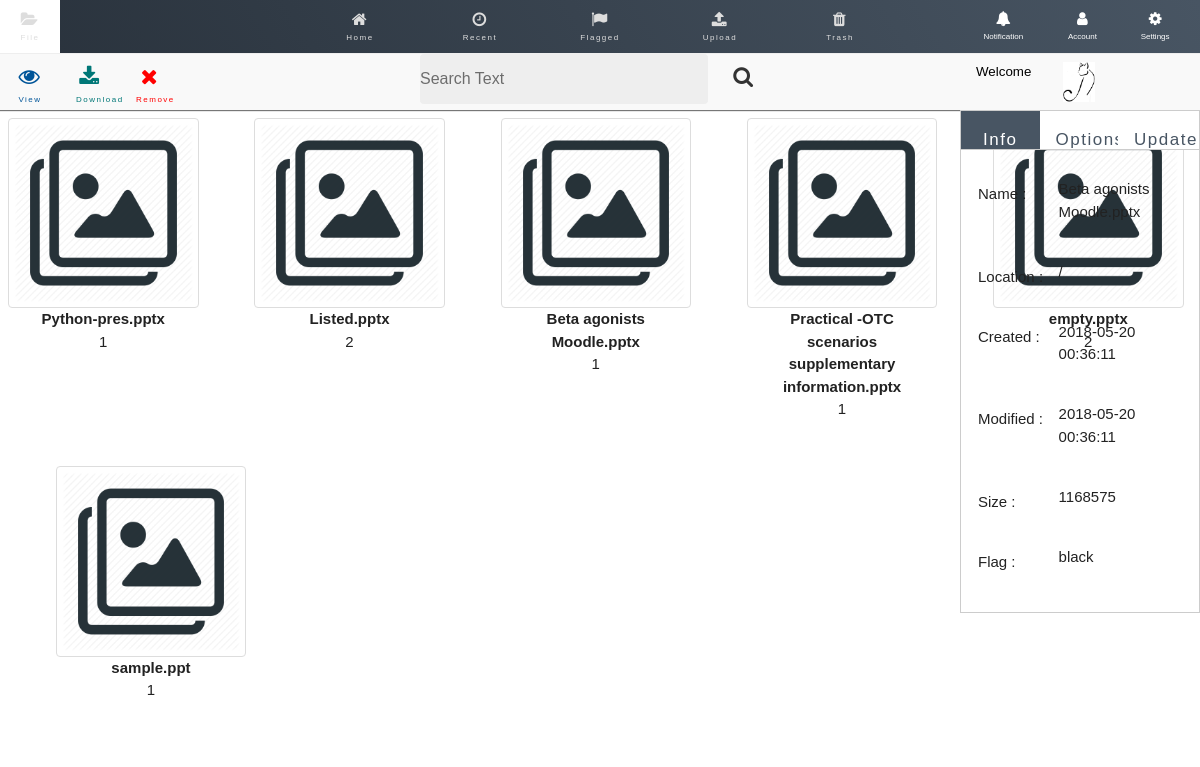
The page /?/Welcome/summon/home&id=7 on the database its author committed.
### tables this page shows
CREATE TABLE `wc_file` (
  `id` int(11) NOT NULL AUTO_INCREMENT,
  `name` varchar(256) NOT NULL,
  `extension` varchar(5) NOT NULL,
  `location` varchar(256) DEFAULT '',
  `created` datetime DEFAULT CURRENT_TIMESTAMP,
  `modified` datetime DEFAULT CURRENT_TIMESTAMP,
  `fsize` int(11) NOT NULL,
  `flag` int(11) NOT NULL DEFAULT '1',
  `member` int(11) NOT NULL,
  `active` tinyint(2) DEFAULT '1',
  `thumbnail` int(11) DEFAULT '1',
  `author` varchar(100) DEFAULT NULL,
  `category` varchar(100) DEFAULT NULL,
  `contentype` varchar(100) DEFAULT NULL,
  PRIMARY KEY (`id`),
  KEY `flag` (`flag`),
  KEY `member` (`member`)
);

CREATE TABLE `wc_flag` (
  `id` int(11) NOT NULL AUTO_INCREMENT,
  `name` varchar(30) NOT NULL,
  `color` varchar(7) NOT NULL,
  PRIMARY KEY (`id`),
  UNIQUE KEY `name` (`name`),
  UNIQUE KEY `color` (`color`)
);

### sites/controller/welcome.php (called while the page is built, shortened)
<?php
class Welcome extends \Epiqworx\Concrete\Controller
{
	function summon($option) {
		$this->render();
	}
}
?>

### epiqworx/concrete/router.php (called while the page is built, shortened)
<?php
class Router {
    private $controller = '';
    private $method = '';
    private $params = [];
    function __construct() {
        $url = $this->uri();
        if (count($url) == 0) {
            $this->controller = WEBDFLTCLASS;
            $this->method = WEBDFLTMETHOD;
            $this->controller = new $this->controller();
        } else {
            $this->controller = new $this->controller();
            unset($url[0]);
            unset($url[1]);
            $this->params = $url ? array_values($url) : [];
        }
        call_user_func_array([$this->controller, $this->method], $this->params);
    }
    private function uri() {
        $uri = explode("/", $this->getRequest());
        if ($uri[0] === NULL | $uri[0] === "" | $uri[0] === "/") {
            unset($uri[0]);
        }
        $uri = array_values($uri);
        return array_values($uri);
    }
    private function setFileClass($classObj) {
        if (is_readable(WEBCONTROLLER . strtolower($classObj) . '.php')) {
            $this->controller = $classObj;
        } else {
            \Epiqworx\Abstraction\Glitch::e404("Class : " . $classObj . " Does Not Exist <br>");
        }
    }
    private function setMethod($classObj, $method) {
        if (!is_null($method)) {
            if (method_exists($classObj, $method)) {
                $this->method = $method;
            } else {
               \Epiqworx\Abstraction\Glitch::e404("Method : " . $method . " Does Not Exist <br>");
            }
        } else {
           \Epiqworx\Abstraction\Glitch::e404("Method : " . $method . " Is Not Set <br>");
        }
    }
    private function getRequest() {
        $urlArray = explode("?", filter_var($_SERVER["REQUEST_URI"], FILTER_SANITIZE_URL));
        if(!isset($urlArray[1])) { return ''; }
        else { return $urlArray[1]; }
    }
}
?>

### index.php (called while the page is built, shortened)
<?php
new Epiqworx\Concrete\Router();
?>

### epiqworx/abstraction/dbhandler.php (called while the page is built, shortened)
<?php
abstract class DBHandler {
	private static $connection;
    private static function GetConnection() {
        self::$connection = mysqli_connect('localhost', 'root', '');
		return self::$connection;
    }
    public static function DQLi($sql, $params = null) {
        try {
            $conn = self::GetConnection();
            $stmt = mysqli_query($conn, $sql);
            $rslt = array();
                while($result = mysqli_fetch_assoc($stmt)){
                    $rslt[] = $result;
                }
            return $rslt;
        } catch (Exception $ex) {
            \Epiqworx\Abstraction\Glitch::dberror($ex->getMessage());
        }
    }
    public static function DQLqi($sql, $params = null) {
        try {
            $conn = self::GetConnection();
            $stmt = mysqli_query($conn, $sql);
            return mysqli_fetch_array($stmt);
        } catch (Exception $ex) {
            \Epiqworx\Abstraction\Glitch::dberror($ex->getMessage());
        }
    }
}
?>

### sites/view/section/home.php (the view)
<?php $result = \Epiqworx\Abstraction\DBHandler::DQLi("SELECT id, thumbnail, name, flag FROM wc_file WHERE member = 1 AND active = 1"); ?>
<?php if(empty($result)) { ?>
  <div class="" style="margin: auto; padding-top: 50px;">
    <a href="?/Welcome/summon/upload">
      <button class="btn-0" class="width-sm-20" style="font-size: 48pt;">
        <i class="fa fa-upload"></i>
        <span class="width-xs-20" style="font-size:22pt">No Files Found <br/> You Must Upload PowerPoint Files</span>
      </button>
    </a>
  </div>
<?php } else { ?>
    <div class="img-row">
    <?php for($x = 0; $x < count($result); $x++) { ?>
        <div class="column">
            <a href="?/Welcome/summon/home&id=<?php echo $result[$x]['id']; ?>">
                <img src="sites/usr/img/<?= $result[$x]['thumbnail']?>.png" alt="Avatar" style="width:100%">
            </a>
            <div class="container">
                <span class="width-xs-20 txt-c"><b><?php echo $result[$x]['name']?></b></span>
                <p class="width-xs-20 txt-c"><?php echo $result[$x]['flag']?></p>
            </div>
        </div>
    <?php  } ?>
    </div>
    <?php }?>

### sites/view/template/sidebar.php (shortened to what this page needs)
<?php
if (isset($_GET['id']) && !isset($_GET['trash'])) {
    $fileid = htmlspecialchars($_GET['id']);
    $sqlquery = "SELECT fi.name, fi.extension, fi.location, fi.created, fi.modified, fi.fsize, fl.name AS flagname FROM wc_flag fl, wc_file fi WHERE fi.active = 1 && fi.id = $fileid;";
    $result = \Epiqworx\Abstraction\DBHandler::DQLqi($sqlquery);
    $sortby = \Epiqworx\Abstraction\DBHandler::DQLi("SELECT id, name, checked FROM wc_forder");
    ?>
<?php } else { ?>
    <style> #sidebar {display: none;} </style>
<?php } ?>
<aside id="sidebar" class="width-sm-4 width-xs-20 " style=" right:0; position: absolute;">
    <div id="fileInfo">
        <div class="tab">
            <button class="tablinks active" onclick="openTabCont(event, 'Info')">Info</button>
            <button class="tablinks" onclick="openTabCont(event, 'Options')">Options</button>
            <button class="tablinks" onclick="openTabCont(event, 'Update')">Update</button>
        </div>
        <div id="Info" class="tabcontent">
            <br/>
            <p><span class="width-xs-5 sblable">Name : </span> <span class=""> <?php echo $result['name'] ?></span></p>
            <p><span class="width-xs-5 sblable">Location : </span> <span class=""> <?php echo $result['location'] ?>/</span></p>
            <p><span class="width-xs-5 sblable">Created : </span> <span class=""> <?php echo $result['created'] ?></span></p>
            <p><span class="width-xs-5 sblable">Modified : </span> <span class=""> <?php echo $result['modified'] ?></span></p>
            <p><span class="width-xs-5 sblable">Size : </span> <span class=""> <?php echo $result['fsize'] ?></span></p>
            <p><span class="width-xs-5 sblable">Flag : </span> <span class=""> <?php echo $result['flagname'] ?></span></p>
        </div>
    </div>
</aside>

### sites/usr/css/skeleton.css (style rules this page uses)
* { border: 0; margin: 0; padding: 0; }
html, body { height: 100%; width: 100%; }
.width-xs-5 { width: 25%; }
.width-xs-20 { width: 100%; }
@media (min-width: 768px) { .width-sm-4 { width: 20%; } }
.container { position: relative; max-width: 960px; margin: 0 auto; padding: 0 20px; box-sizing: border-box; }
.column, .columns { width: 100%; float: left; box-sizing: border-box; }
@media (min-width: 400px) { .container { width: 85%; padding: 0; } }
@media (min-width: 550px) { .container { width: 80%; } }
@media (min-width: 550px) { .column, .columns { margin-left: 4%; } }
@media (min-width: 550px) { .column:first-child, .columns:first-child { margin-left: 0; } }
html { font-size: 62.5%; }
body { font-size: 1.5em; line-height: 1.6; font-weight: 400; font-family: "Raleway", "HelveticaNeue", "Helvetica Neue", Helvetica, Arial, sans-serif; color: #222; }
p { margin-top: 0; }
a { color: #1EAEDB; }
.button, button, input[type="submit"], input[type="reset"], input[type="button"] { display: inline-block; height: 38px; padding: 0 30px; color: #555; text-align: center; font-size: 11px; font-weight: 600; line-height: 38px; letter-spacing: .1rem; text-transform: uppercase; text-decoration: none; white-space: nowrap; background-color: transparent; border-radius: 4px; border: 1px solid #bbb; cursor: pointer; box-sizing: border-box; }
button, .button { margin-bottom: 1rem; }
pre, blockquote, dl, figure, table, p, ul, ol, form { margin-bottom: 2.5rem; }
.container:after, .row:after, .u-cf { content: ""; display: table; clear: both; }

### sites/usr/css/w3.css (style rules this page uses)
html { box-sizing:border-box }
*,*:before,*:after { box-sizing:inherit }
html { -ms-text-size-adjust:100%;-webkit-text-size-adjust:100% }
body { margin:0 }
article,aside,details,figcaption,figure,footer,header,main,menu,nav,section,summary { display:block }
a { background-color:transparent;-webkit-text-decoration-skip:objects }
img { border-style:none }
button,input,select,textarea { font:inherit;margin:0 }
button,input { overflow:visible }
button,select { text-transform:none }
button,html [type=button],[type=reset],[type=submit] { -webkit-appearance:button }
html,body { font-family:Verdana,sans-serif;font-size:15px;line-height:1.5 }
html { overflow-x:hidden }
img { vertical-align:middle }
a { color:inherit }

### sites/usr/css/custom.css (style rules this page uses)
.txt-c { text-align: center; }

### sites/view/template/header.php (style rules this page uses)
.tabcontent { background-color: transparent; }
.img-row { display: -ms-flexbox; display: flex; -ms-flex-wrap: wrap; flex-wrap: wrap; padding: 0 4px; }
.column { -ms-flex: 25%; flex: 25%; max-width: 10%; padding: 0 4px; }
.column img { margin-top: 8px; vertical-align: middle; border: 1px solid #ddd; border-radius: 4px; padding: 5px; width: 150px; }
@media screen and (max-width: 1280px) { .column { -ms-flex: 16.66%; flex: 16.66%; max-width: 16.66%; } }
.sblable { padding: 5px; width: 40%; }
.tab { overflow: hidden; border: 1px solid #ccc; background-color: #FFF; }
.tab button { background-color: inherit; float: left; border: none; outline: none; cursor: pointer; padding: 16px; transition: 0.3s; font-size: 17px; width: 33%; border-radius: 0px; color: #485563; }
.tab button.active { background-color: #485563; color: #FFF; }
.tabcontent { display: none; padding: 6px 12px; border: 1px solid #ccc; border-top: none; }

### sites/view/template/sidebar.php (style rules this page uses)
#sidebar, #Info { display: block; }

### rows shown on the page
wc_file: name "Beta agonists Moodle.pptx", created "2018-05-20 00:36:11", modified "2018-05-20 00:36:11", fsize "1168575", flag "1"
wc_flag: name "black"
wc_file: name "Python-pres.pptx", flag "1"
wc_file: name "Listed.pptx", flag "2"
wc_file: name "Practical -OTC scenarios supplementary information.pptx", flag "1"
wc_file: name "empty.pptx", flag "2"
wc_file: name "sample.ppt", flag "1"
